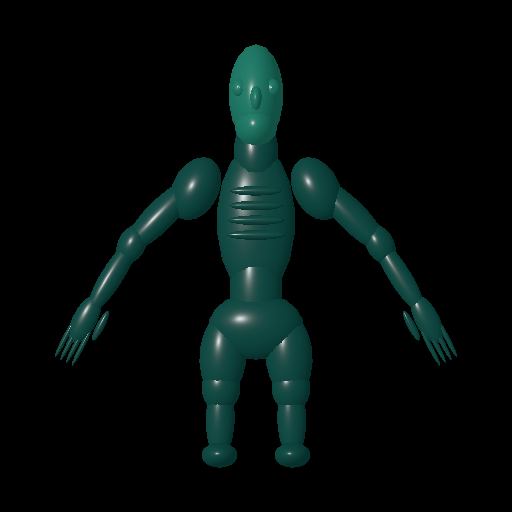
#> input picture artifacts/3d/guide_chitin.png, 512 x 512 px
$ python -i dataset.py   (imports and definitions only)
#> lines starting #> are read from the running program, lines starting #| are printed output that depends on the picture
"""Small, resumable Commons collector with attribution and duplicate-safe splits."""

import hashlib
import html
import io
import json
import logging
import re
import time
from pathlib import Path

import numpy as np
import requests
from PIL import Image, ImageDraw, ImageOps

LOG = logging.getLogger(__name__)
API = "https://commons.wikimedia.org/w/api.php"
SEARCHES = {
    "human": [
        "portrait photograph -intitle:MET -intitle:painting",
        '"full body" person -intitle:MET',
        "human face photograph",
    ],
    "animal": ["animal mammal portrait", "wolf head", "deer full body", "reptile head"],
    "monster": [
        "monster sculpture",
        "gargoyle statue",
        "grotesque sculpture",
        "monster mask",
        "mythological creature",
    ],
}


def clean(value):
    return html.unescape(re.sub(r"<[^>]*>", " ", value or "")).strip()


# [163 lines left out: functions allowed_license, is_artwork, collect, perceptual_hash, contact_sheets, not called in this run]


def prepare(source, output):
    root, out = Path(source), Path(output)
    records = [json.loads(line) for line in (root / "manifest.jsonl").read_text().splitlines()]
    exclusions = root / "exclude.txt"
    excluded = set(exclusions.read_text().split()) if exclusions.exists() else set()
    selected, hashes = [], []
    for record in records:
        if str(record["page_id"]) in excluded:
            continue
        if not re.search(r"\.(jpe?g|png|webp)$", record.get("title", record["file"]), re.IGNORECASE):
            continue
        with Image.open(root / record["file"]) as image:
            image = ImageOps.exif_transpose(image).convert("RGB")
            if min(image.size) < 256 or max(image.size) / min(image.size) > 3:
                continue
            phash = perceptual_hash(image)
            if any((phash ^ old).bit_count() <= 6 for old in hashes):
                continue
            hashes.append(phash)
        selected.append(record)
    out.mkdir(parents=True, exist_ok=True)
    # Split deterministically per class after deduplication (at least one holdout/class).
    for label in SEARCHES:
        subset = sorted((r for r in selected if r["class"] == label), key=lambda r: r["sha256"])
        validation_count = max(1, round(len(subset) * 0.1))
        for i, record in enumerate(subset):
            split = "validation" if i < validation_count else "train"
            record["split"] = split
            target = out / split
            target.mkdir(exist_ok=True)
            filename = f"{record['page_id']}.jpg"
            with Image.open(root / record["file"]) as image:
                image = ImageOps.exif_transpose(image).convert("RGB")
                # Letterboxing retains limbs; neutral background instead of destructive center crop.
                square = ImageOps.pad(image, (512, 512), color=(8, 8, 8))
                square.save(target / filename, quality=95)
            record["prepared_file"] = f"{split}/{filename}"
    (out / "manifest.jsonl").write_text("".join(json.dumps(r, ensure_ascii=False) + "\n" for r in selected))
    summary = {split: sum(r["split"] == split for r in selected) for split in ("train", "validation")}
    summary["classes"] = {
        label: {
            split: sum(r["class"] == label and r["split"] == split for r in selected)
            for split in ("train", "validation")
        }
        for label in SEARCHES
    }
    (out / "summary.json").write_text(json.dumps(summary, indent=2))
    LOG.info("Prepared: %s", summary)

>>> import cv2
>>> picture = cv2.imread('../../artifacts/3d/guide_chitin.png', cv2.IMREAD_GRAYSCALE)
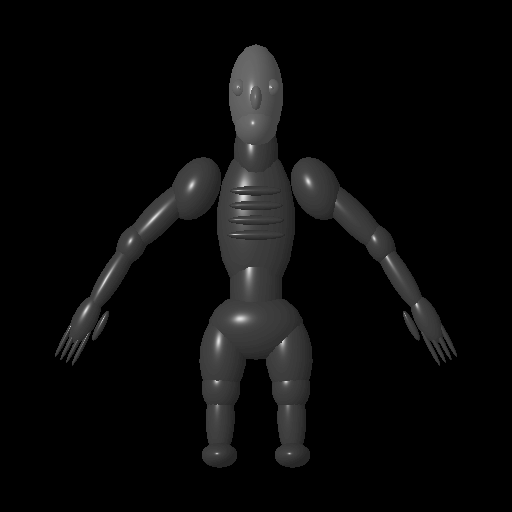
#> picture: shape (512, 512); min 0, max 231, mean 10.4
>>> result = prepare(picture, 'out.png')
#> (the run stopped early here; a loop or call above may not have finished)
